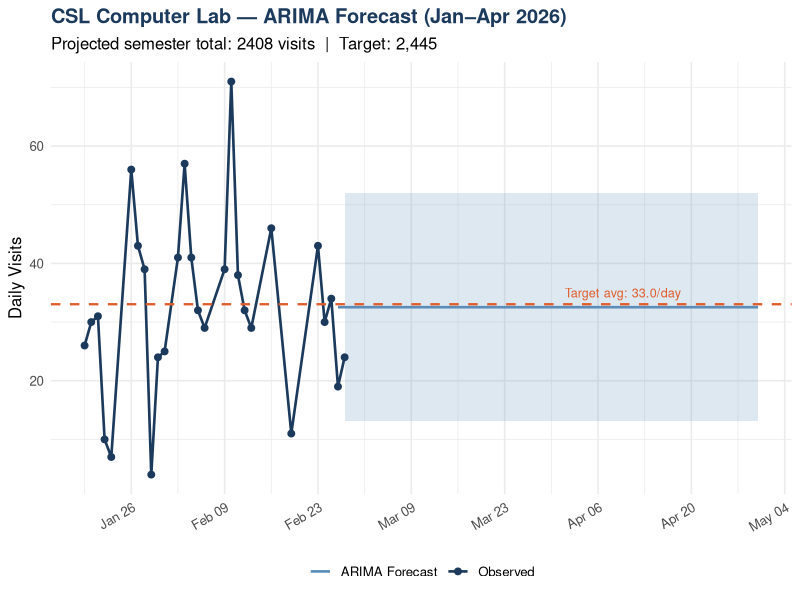
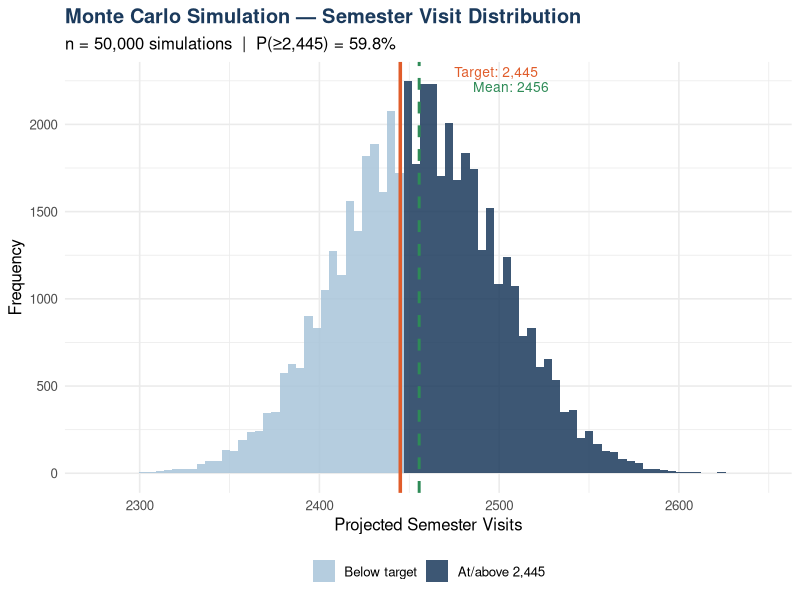
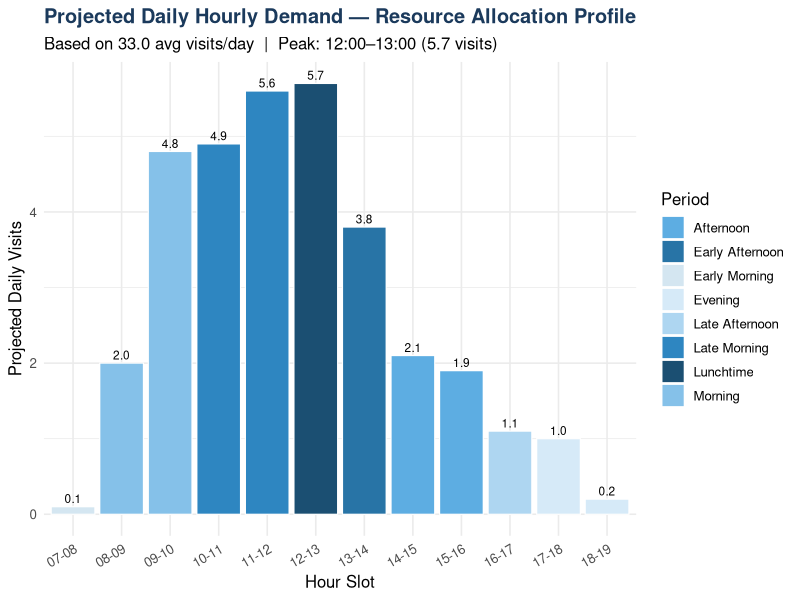
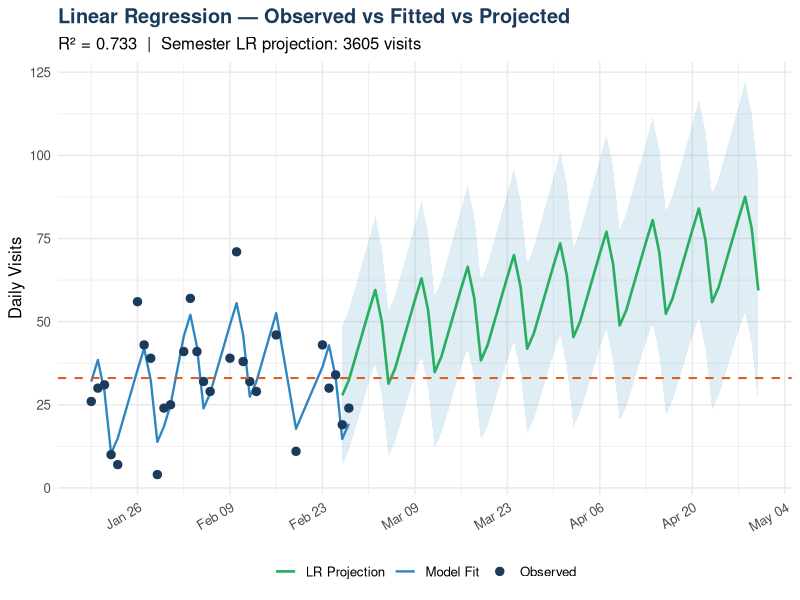

These figures' R source, in order:
## ============================================================
##  CSL Computer Lab — Predictive Modelling & Demand Forecast
##  Models: ARIMA · Linear Regression · Monte Carlo Simulation
##  Target: 2,445 semester visits | Semester: Jan–Apr 2026
## ============================================================

suppressPackageStartupMessages({
  library(forecast)
  library(ggplot2)
  library(tseries)
  library(openxlsx)
})

set.seed(42)

## ─── 0. RAW DATA ──────────────────────────────────────────────────────────────

jan_data <- data.frame(
  date  = as.Date(c("2026-01-19","2026-01-20","2026-01-21","2026-01-22","2026-01-23",
                     "2026-01-26","2026-01-27","2026-01-28","2026-01-29","2026-01-30","2026-01-31")),
  visits = c(26, 30, 31, 10, 7, 56, 43, 39, 4, 24, 25)
)

feb_data <- data.frame(
  date  = as.Date(c("2026-02-02","2026-02-03","2026-02-04","2026-02-05","2026-02-06",
                     "2026-02-09","2026-02-10","2026-02-11","2026-02-12","2026-02-13",
                     "2026-02-16","2026-02-19","2026-02-23","2026-02-24","2026-02-25",
                     "2026-02-26","2026-02-27")),
  visits = c(41, 57, 41, 32, 29, 39, 71, 38, 32, 29, 46, 11, 43, 30, 34, 19, 24)
)

hourly_data <- data.frame(
  hour     = 7:18,
  slot     = c("07-08","08-09","09-10","10-11","11-12","12-13",
               "13-14","14-15","15-16","16-17","17-18","18-19"),
  signins  = c(1, 37, 89, 90, 104, 106, 70, 38, 36, 20, 18, 3),
  category = c("Early Morning","Morning","Morning","Late Morning","Late Morning",
                "Lunchtime","Early Afternoon","Afternoon","Afternoon",
                "Late Afternoon","Evening","Evening")
)

## Combined observed series
all_data <- rbind(jan_data, feb_data)
all_data$day_num  <- seq_len(nrow(all_data))
all_data$weekday  <- weekdays(all_data$date)
all_data$is_weekend <- all_data$weekday %in% c("Saturday","Sunday")

## ─── 1. SEMESTER CALENDAR SETUP ───────────────────────────────────────────────
# UWI Semester 2 approx: Jan 19 – Apr 30, 2026
# Count working (Mon–Fri) days
sem_start <- as.Date("2026-01-19")
sem_end   <- as.Date("2026-04-30")
all_sem_days <- seq(sem_start, sem_end, by = "day")
work_days    <- all_sem_days[!weekdays(all_sem_days) %in% c("Saturday","Sunday")]
n_work_days  <- length(work_days)

cat(sprintf("Semester working days (Mon–Fri): %d\n", n_work_days))
cat(sprintf("Observed days so far: %d  |  Observed visits: %d\n",
            nrow(all_data), sum(all_data$visits)))

## ─── 2. ARIMA MODEL ───────────────────────────────────────────────────────────

ts_visits <- ts(all_data$visits, frequency = 5)   # weekly seasonality
adf_result <- adf.test(ts_visits, alternative = "stationary")
cat(sprintf("\nADF p-value: %.4f (%s)\n", adf_result$p.value,
            ifelse(adf_result$p.value < 0.05, "stationary", "non-stationary")))

arima_fit  <- auto.arima(ts_visits, seasonal = TRUE, stepwise = FALSE,
                          approximation = FALSE, trace = FALSE)
cat("\nARIMA order selected:", arima_fit$arma, "\n")
cat("AIC:", AIC(arima_fit), " | BIC:", BIC(arima_fit), "\n")

remaining_days <- n_work_days - nrow(all_data)
arima_fc   <- forecast(arima_fit, h = remaining_days, level = c(80, 95))

arima_proj_total   <- sum(all_data$visits) + sum(pmax(arima_fc$mean, 0))
arima_lo80_total   <- sum(all_data$visits) + sum(pmax(arima_fc$lower[,1], 0))
arima_hi80_total   <- sum(all_data$visits) + sum(pmax(arima_fc$upper[,1], 0))

cat(sprintf("\nARIMA Semester Projection: %.0f visits (80%% CI: %.0f–%.0f)\n",
            arima_proj_total, arima_lo80_total, arima_hi80_total))

## ─── 3. LINEAR REGRESSION MODEL ──────────────────────────────────────────────

all_data$week_num <- as.numeric(format(all_data$date, "%W")) -
                     as.numeric(format(all_data$date[1], "%W")) + 1
all_data$is_monday    <- as.integer(all_data$weekday == "Monday")
all_data$is_tuesday   <- as.integer(all_data$weekday == "Tuesday")
all_data$is_wednesday <- as.integer(all_data$weekday == "Wednesday")
all_data$is_thursday  <- as.integer(all_data$weekday == "Thursday")

lm_fit <- lm(visits ~ day_num + week_num + is_monday + is_tuesday +
               is_wednesday + is_thursday, data = all_data)

lm_summary <- summary(lm_fit)
cat(sprintf("\nLinear Regression  R² = %.4f  |  Adj-R² = %.4f\n",
            lm_summary$r.squared, lm_summary$adj.r.squared))

# Predict remaining days
future_dates <- work_days[(nrow(all_data) + 1):n_work_days]
future_df <- data.frame(
  date      = future_dates,
  day_num   = (nrow(all_data) + 1):n_work_days,
  week_num  = as.numeric(format(future_dates, "%W")) -
              as.numeric(format(all_data$date[1], "%W")) + 1,
  weekday   = weekdays(future_dates)
)
future_df$is_monday    <- as.integer(future_df$weekday == "Monday")
future_df$is_tuesday   <- as.integer(future_df$weekday == "Tuesday")
future_df$is_wednesday <- as.integer(future_df$weekday == "Wednesday")
future_df$is_thursday  <- as.integer(future_df$weekday == "Thursday")

lm_pred <- predict(lm_fit, newdata = future_df, interval = "prediction")
lm_pred_visits <- pmax(lm_pred[,"fit"], 0)

lm_proj_total <- sum(all_data$visits) + sum(lm_pred_visits)
lm_lo_total   <- sum(all_data$visits) + sum(pmax(lm_pred[,"lwr"], 0))
lm_hi_total   <- sum(all_data$visits) + sum(pmax(lm_pred[,"upr"], 0))

cat(sprintf("LM Semester Projection:    %.0f visits (95%% PI: %.0f–%.0f)\n",
            lm_proj_total, lm_lo_total, lm_hi_total))

## ─── 4. MONTE CARLO SIMULATION ────────────────────────────────────────────────

n_sim    <- 50000
mean_vis <- mean(all_data$visits)
sd_vis   <- sd(all_data$visits)

# Day-of-week multipliers from observed data
dow_mult <- tapply(all_data$visits, all_data$weekday, mean)
dow_mult <- dow_mult / mean(dow_mult)

# Simulate each remaining working day
sim_totals <- numeric(n_sim)
for (i in seq_len(n_sim)) {
  # Draw daily means from a normal around observed distribution
  daily_base <- rnorm(remaining_days, mean = mean_vis, sd = sd_vis * 0.4)
  # Apply DoW multipliers
  dow_adj <- dow_mult[weekdays(future_dates)]
  dow_adj[is.na(dow_adj)] <- 1
  daily_sim <- pmax(round(daily_base * dow_adj), 0)
  sim_totals[i] <- sum(all_data$visits) + sum(daily_sim)
}

mc_mean   <- mean(sim_totals)
mc_median <- median(sim_totals)
mc_p10    <- quantile(sim_totals, 0.10)
mc_p90    <- quantile(sim_totals, 0.90)
mc_p2_5   <- quantile(sim_totals, 0.025)
mc_p97_5  <- quantile(sim_totals, 0.975)
mc_prob_target <- mean(sim_totals >= 2445)

cat(sprintf("\nMonte Carlo (n=%d sims)\n", n_sim))
cat(sprintf("  Mean projection : %.0f visits\n", mc_mean))
cat(sprintf("  Median          : %.0f visits\n", mc_median))
cat(sprintf("  80%% range       : %.0f – %.0f\n", mc_p10, mc_p90))
cat(sprintf("  95%% range       : %.0f – %.0f\n", mc_p2_5, mc_p97_5))
cat(sprintf("  P(≥2,445 visits): %.1f%%\n", mc_prob_target * 100))

## ─── 5. RESOURCE ALLOCATION ───────────────────────────────────────────────────

# Hourly distribution shares from Feb data
hourly_data$share <- hourly_data$signins / sum(hourly_data$signins)
# Project onto 2,445 target
target_visits   <- 2445
daily_target    <- target_visits / n_work_days
peak_hours      <- hourly_data[hourly_data$signins >= 80, ]

# Staffing: assume 1 staff needed per 25 concurrent visitors
# Peak occupancy proxy: sign-in share × daily target
hourly_data$projected_daily <- round(hourly_data$share * daily_target, 1)
hourly_data$staff_needed    <- ceiling(hourly_data$projected_daily / 6)

cat("\n── Resource Allocation at 2,445-visit Target ─────────────────\n")
cat(sprintf("  Average daily visits needed : %.1f / day\n", daily_target))
cat(sprintf("  Peak hour (12-13)           : %.1f visits / day\n",
            hourly_data$projected_daily[hourly_data$hour == 12]))
cat(sprintf("  Recommended peak staffing   : %d staff (11:00–13:00)\n",
            max(hourly_data$staff_needed)))

## ─── 6. PLOTS ─────────────────────────────────────────────────────────────────

# --- Plot 1: Observed + ARIMA Forecast ---
arima_dates <- c(all_data$date, future_dates)
arima_vals  <- c(all_data$visits, as.numeric(arima_fc$mean))
arima_lo    <- c(rep(NA, nrow(all_data)), as.numeric(arima_fc$lower[,1]))
arima_hi    <- c(rep(NA, nrow(all_data)), as.numeric(arima_fc$upper[,1]))
obs_flag    <- c(rep("Observed", nrow(all_data)), rep("ARIMA Forecast", remaining_days))

plot_df <- data.frame(date=arima_dates, visits=arima_vals,
                      lo=arima_lo, hi=arima_hi, type=obs_flag)

p1 <- ggplot(plot_df, aes(x=date, y=visits, color=type)) +
  geom_ribbon(aes(ymin=lo, ymax=hi), fill="#5B8DB8", alpha=0.2, color=NA) +
  geom_line(linewidth=0.9) +
  geom_point(data=subset(plot_df, type=="Observed"), size=2) +
  geom_hline(yintercept=daily_target, linetype="dashed", color="#E05C2A", linewidth=0.8) +
  annotate("text", x=as.Date("2026-04-01"), y=daily_target+2,
           label=sprintf("Target avg: %.1f/day", daily_target),
           color="#E05C2A", size=3.2, hjust=0) +
  scale_color_manual(values=c("Observed"="#1B3A5C","ARIMA Forecast"="#5B8DB8")) +
  scale_x_date(date_labels="%b %d", date_breaks="2 weeks") +
  labs(title="CSL Computer Lab — ARIMA Forecast (Jan–Apr 2026)",
       subtitle=sprintf("Projected semester total: %.0f visits  |  Target: 2,445",
                        arima_proj_total),
       x=NULL, y="Daily Visits", color=NULL) +
  theme_minimal(base_size=12) +
  theme(plot.title=element_text(face="bold", color="#1B3A5C"),
        legend.position="bottom",
        axis.text.x=element_text(angle=30, hjust=1))

ggsave("/home/claude/plot1_arima.png", p1, width=11, height=5, dpi=150)
cat("\nSaved plot1_arima.png\n")

# --- Plot 2: Monte Carlo Distribution ---
mc_df <- data.frame(total=sim_totals)
p2 <- ggplot(mc_df, aes(x=total)) +
  geom_histogram(aes(fill=after_stat(x >= 2445)), bins=80, color=NA, alpha=0.85) +
  scale_fill_manual(values=c("FALSE"="#A8C4D9","TRUE"="#1B3A5C"),
                    labels=c("Below target","At/above 2,445")) +
  geom_vline(xintercept=2445, color="#E05C2A", linewidth=1.2, linetype="solid") +
  geom_vline(xintercept=mc_mean, color="#2E8B57", linewidth=1, linetype="dashed") +
  annotate("text", x=2445+30, y=Inf, vjust=1.5,
           label="Target: 2,445", color="#E05C2A", size=3.5, hjust=0) +
  annotate("text", x=mc_mean+30, y=Inf, vjust=3,
           label=sprintf("Mean: %.0f", mc_mean), color="#2E8B57", size=3.5, hjust=0) +
  labs(title="Monte Carlo Simulation — Semester Visit Distribution",
       subtitle=sprintf("n = %s simulations  |  P(≥2,445) = %.1f%%",
                        format(n_sim, big.mark=","), mc_prob_target*100),
       x="Projected Semester Visits", y="Frequency", fill=NULL) +
  theme_minimal(base_size=12) +
  theme(plot.title=element_text(face="bold", color="#1B3A5C"),
        legend.position="bottom")

ggsave("/home/claude/plot2_montecarlo.png", p2, width=10, height=5, dpi=150)
cat("Saved plot2_montecarlo.png\n")

# --- Plot 3: Hourly Resource Profile ---
p3 <- ggplot(hourly_data, aes(x=factor(hour), y=projected_daily, fill=category)) +
  geom_col(color="white", linewidth=0.4) +
  geom_text(aes(label=sprintf("%.1f", projected_daily)), vjust=-0.4, size=3) +
  scale_fill_manual(values=c(
    "Early Morning"="#D4E6F1","Morning"="#85C1E9","Late Morning"="#2E86C1",
    "Lunchtime"="#1B4F72","Early Afternoon"="#2874A6","Afternoon"="#5DADE2",
    "Late Afternoon"="#AED6F1","Evening"="#D6EAF8")) +
  scale_x_discrete(labels=hourly_data$slot) +
  labs(title="Projected Daily Hourly Demand — Resource Allocation Profile",
       subtitle=sprintf("Based on %.1f avg visits/day  |  Peak: 12:00–13:00 (%.1f visits)",
                        daily_target,
                        hourly_data$projected_daily[hourly_data$hour==12]),
       x="Hour Slot", y="Projected Daily Visits", fill="Period") +
  theme_minimal(base_size=12) +
  theme(plot.title=element_text(face="bold", color="#1B3A5C"),
        axis.text.x=element_text(angle=30, hjust=1),
        legend.position="right")

ggsave("/home/claude/plot3_resources.png", p3, width=11, height=5, dpi=150)
cat("Saved plot3_resources.png\n")

# --- Plot 4: Linear Regression fit + projection ---
lm_fit_vals <- fitted(lm_fit)
all_data$fitted <- lm_fit_vals

future_df$projected <- lm_pred_visits
future_df$lo        <- pmax(lm_pred[,"lwr"], 0)
future_df$hi        <- lm_pred[,"upr"]

p4 <- ggplot() +
  geom_ribbon(data=future_df, aes(x=date, ymin=lo, ymax=hi),
              fill="#2E86C1", alpha=0.15) +
  geom_line(data=all_data, aes(x=date, y=fitted, color="Model Fit"), linewidth=0.8) +
  geom_point(data=all_data, aes(x=date, y=visits, color="Observed"), size=2.5) +
  geom_line(data=future_df, aes(x=date, y=projected, color="LR Projection"), linewidth=0.9) +
  geom_hline(yintercept=daily_target, linetype="dashed", color="#E05C2A", linewidth=0.7) +
  scale_color_manual(values=c("Observed"="#1B3A5C","Model Fit"="#2E86C1",
                               "LR Projection"="#27AE60")) +
  scale_x_date(date_labels="%b %d", date_breaks="2 weeks") +
  labs(title="Linear Regression — Observed vs Fitted vs Projected",
       subtitle=sprintf("R² = %.3f  |  Semester LR projection: %.0f visits",
                        lm_summary$r.squared, lm_proj_total),
       x=NULL, y="Daily Visits", color=NULL) +
  theme_minimal(base_size=12) +
  theme(plot.title=element_text(face="bold", color="#1B3A5C"),
        legend.position="bottom",
        axis.text.x=element_text(angle=30, hjust=1))

ggsave("/home/claude/plot4_regression.png", p4, width=11, height=5, dpi=150)
cat("Saved plot4_regression.png\n")

## ─── 7. EXPORT EXCEL WORKBOOK ─────────────────────────────────────────────────

wb <- createWorkbook()
modifyBaseFont(wb, fontName="Arial", fontSize=11)

hdr_style <- createStyle(fontColour="#FFFFFF", fgFill="#1B3A5C",
                          textDecoration="bold", halign="center", valign="center",
                          border="Bottom", borderColour="#5B8DB8", wrapText=TRUE)
num_style  <- createStyle(numFmt="#,##0", halign="center")
dec_style  <- createStyle(numFmt="0.0", halign="center")
pct_style  <- createStyle(numFmt="0.0%", halign="center")
bold_style <- createStyle(textDecoration="bold")
hi_style   <- createStyle(fgFill="#D5E8F3", textDecoration="bold", numFmt="#,##0")
tgt_style  <- createStyle(fgFill="#FFF3CD", textDecoration="bold")

## Sheet 1: Executive Summary
addWorksheet(wb, "Executive Summary")
s1 <- "Executive Summary"

writeData(wb, s1, "CSL Computer Lab — Semester Forecast Report", startRow=1, startCol=1)
addStyle(wb, s1, createStyle(fontSize=16, textDecoration="bold",
         fontColour="#1B3A5C"), rows=1, cols=1)

# Key metrics table
metrics <- data.frame(
  Metric     = c("Observed Days","Observed Visits","Target Semester Visits",
                 "Remaining Working Days","Avg Visits/Day (Observed)",
                 "Avg Visits/Day (Target)"),
  Value      = c(nrow(all_data), sum(all_data$visits), 2445,
                 remaining_days, round(mean(all_data$visits),1), round(daily_target,1))
)
writeData(wb, s1, "KEY METRICS", startRow=3, startCol=1)
addStyle(wb, s1, hdr_style, rows=3, cols=1:2)
writeData(wb, s1, metrics, startRow=4, startCol=1)
addStyle(wb, s1, num_style, rows=5:9, cols=2)

# Model summary table
model_summary <- data.frame(
  Model              = c("ARIMA","Linear Regression","Monte Carlo (Mean)",
                          "Monte Carlo (Median)"),
  `Semester Projection` = c(round(arima_proj_total),round(lm_proj_total),
                              round(mc_mean),round(mc_median)),
  `Lower Bound`       = c(round(arima_lo80_total),round(lm_lo_total),
                           round(mc_p10),round(mc_p2_5)),
  `Upper Bound`       = c(round(arima_hi80_total),round(lm_hi_total),
                           round(mc_p90),round(mc_p97_5)),
  `CI / Range`        = c("80% CI","95% PI","80% range","95% range"),
  check.names=FALSE
)
writeData(wb, s1, "MODEL PROJECTIONS", startRow=12, startCol=1)
addStyle(wb, s1, hdr_style, rows=12, cols=1:5)
writeData(wb, s1, model_summary, startRow=13, startCol=1, colNames=TRUE)
addStyle(wb, s1, hdr_style, rows=13, cols=1:5)
addStyle(wb, s1, num_style, rows=14:17, cols=2:4, gridExpand=TRUE)

# Monte Carlo probability note
writeData(wb, s1, sprintf("P(semester ≥ 2,445 visits) = %.1f%%", mc_prob_target*100),
          startRow=19, startCol=1)
addStyle(wb, s1, tgt_style, rows=19, cols=1:3, gridExpand=TRUE)

setColWidths(wb, s1, cols=1:5, widths=c(30,22,16,16,14))

## Sheet 2: ARIMA Results
addWorksheet(wb, "ARIMA Forecast")
s2 <- "ARIMA Forecast"

writeData(wb, s2, "ARIMA Forecast — Remaining Semester Days", startRow=1, startCol=1)
addStyle(wb, s2, createStyle(fontSize=14, textDecoration="bold",
         fontColour="#1B3A5C"), rows=1, cols=1)

arima_out <- data.frame(
  Date            = format(future_dates, "%A, %B %d, %Y"),
  `Point Forecast` = round(pmax(as.numeric(arima_fc$mean),0)),
  `Lower 80%`     = round(pmax(as.numeric(arima_fc$lower[,1]),0)),
  `Upper 80%`     = round(pmax(as.numeric(arima_fc$upper[,1]),0)),
  `Lower 95%`     = round(pmax(as.numeric(arima_fc$lower[,2]),0)),
  `Upper 95%`     = round(pmax(as.numeric(arima_fc$upper[,2]),0)),
  check.names=FALSE
)
writeData(wb, s2, arima_out, startRow=3, startCol=1)
addStyle(wb, s2, hdr_style, rows=3, cols=1:6)
addStyle(wb, s2, num_style, rows=4:(3+nrow(arima_out)), cols=2:6, gridExpand=TRUE)
setColWidths(wb, s2, cols=1:6, widths=c(28,16,12,12,12,12))

# Summary row
r_sum <- 4 + nrow(arima_out)
writeData(wb, s2, "TOTALS (Remaining)", startRow=r_sum, startCol=1)
writeData(wb, s2, round(sum(pmax(as.numeric(arima_fc$mean),0))), startRow=r_sum, startCol=2)
writeData(wb, s2, round(sum(pmax(as.numeric(arima_fc$lower[,1]),0))), startRow=r_sum, startCol=3)
writeData(wb, s2, round(sum(pmax(as.numeric(arima_fc$upper[,1]),0))), startRow=r_sum, startCol=4)
addStyle(wb, s2, hi_style, rows=r_sum, cols=1:6, gridExpand=TRUE)

## Sheet 3: Regression Results
addWorksheet(wb, "Linear Regression")
s3 <- "Linear Regression"

writeData(wb, s3, "Linear Regression — Day-of-Week Model", startRow=1, startCol=1)
addStyle(wb, s3, createStyle(fontSize=14, textDecoration="bold",
         fontColour="#1B3A5C"), rows=1, cols=1)

writeData(wb, s3, sprintf("R-squared: %.4f  |  Adj R-squared: %.4f  |  RMSE: %.2f",
                           lm_summary$r.squared, lm_summary$adj.r.squared,
                           sqrt(mean(lm_fit$residuals^2))),
          startRow=2, startCol=1)

lm_coef <- as.data.frame(lm_summary$coefficients)
lm_coef$Variable <- rownames(lm_coef)
lm_coef <- lm_coef[, c("Variable","Estimate","Std. Error","t value","Pr(>|t|)")]
colnames(lm_coef) <- c("Variable","Estimate","Std Error","t-value","p-value")
writeData(wb, s3, "Model Coefficients", startRow=4, startCol=1)
addStyle(wb, s3, hdr_style, rows=4, cols=1:5)
writeData(wb, s3, lm_coef, startRow=5, startCol=1)
addStyle(wb, s3, hdr_style, rows=5, cols=1:5)

lm_proj_out <- data.frame(
  Date            = format(future_df$date, "%A, %B %d, %Y"),
  Weekday         = future_df$weekday,
  `Projected Visits` = round(lm_pred_visits),
  `Lower 95%`     = round(pmax(lm_pred[,"lwr"],0)),
  `Upper 95%`     = round(lm_pred[,"upr"]),
  check.names=FALSE
)
r_start <- 5 + nrow(lm_coef) + 2
writeData(wb, s3, "Day-by-Day Projections", startRow=r_start, startCol=1)
addStyle(wb, s3, hdr_style, rows=r_start, cols=1:5)
writeData(wb, s3, lm_proj_out, startRow=r_start+1, startCol=1)
addStyle(wb, s3, hdr_style, rows=r_start+1, cols=1:5)
addStyle(wb, s3, num_style, rows=(r_start+2):(r_start+1+nrow(lm_proj_out)), cols=3:5, gridExpand=TRUE)
setColWidths(wb, s3, cols=1:5, widths=c(28,14,16,12,12))

## Sheet 4: Monte Carlo
addWorksheet(wb, "Monte Carlo")
s4 <- "Monte Carlo"

writeData(wb, s4, "Monte Carlo Simulation — Semester Visit Distribution", startRow=1, startCol=1)
addStyle(wb, s4, createStyle(fontSize=14, textDecoration="bold",
         fontColour="#1B3A5C"), rows=1, cols=1)

mc_summary <- data.frame(
  Statistic = c("Simulations","Observed Visits to Date","Simulated Remaining Days",
                "Mean Projection","Median Projection",
                "P10 (Pessimistic)","P25","P75","P90 (Optimistic)",
                "95% CI Lower","95% CI Upper","P(≥ 2,445 visits)"),
  Value     = c(format(n_sim, big.mark=","), sum(all_data$visits), remaining_days,
                round(mc_mean), round(mc_median),
                round(mc_p10), round(quantile(sim_totals,0.25)),
                round(quantile(sim_totals,0.75)), round(mc_p90),
                round(mc_p2_5), round(mc_p97_5),
                sprintf("%.1f%%", mc_prob_target*100))
)
writeData(wb, s4, mc_summary, startRow=3, startCol=1)
addStyle(wb, s4, hdr_style, rows=3, cols=1:2)

# Highlight the target probability row
addStyle(wb, s4, tgt_style, rows=14, cols=1:2, gridExpand=TRUE)
setColWidths(wb, s4, cols=1:2, widths=c(28,18))

## Sheet 5: Resource Allocation
addWorksheet(wb, "Resource Allocation")
s5 <- "Resource Allocation"

writeData(wb, s5, "Hourly Resource Allocation — 2,445-Visit Target", startRow=1, startCol=1)
addStyle(wb, s5, createStyle(fontSize=14, textDecoration="bold",
         fontColour="#1B3A5C"), rows=1, cols=1)

writeData(wb, s5, sprintf(
  "Average daily visits required: %.1f  |  Working days: %d  |  Total target: 2,445",
  daily_target, n_work_days), startRow=2, startCol=1)

res_out <- data.frame(
  Hour                = hourly_data$slot,
  Period              = hourly_data$category,
  `Feb Sign-ins`     = hourly_data$signins,
  `Share (%)`        = round(hourly_data$share * 100, 1),
  `Proj. Visits/Day` = round(hourly_data$projected_daily, 1),
  `Staff Needed`     = hourly_data$staff_needed,
  check.names=FALSE
)
writeData(wb, s5, res_out, startRow=4, startCol=1)
addStyle(wb, s5, hdr_style, rows=4, cols=1:6)
addStyle(wb, s5, num_style, rows=5:16, cols=3, gridExpand=TRUE)
addStyle(wb, s5, pct_style, rows=5:16, cols=4, gridExpand=TRUE)
addStyle(wb, s5, dec_style, rows=5:16, cols=5, gridExpand=TRUE)
addStyle(wb, s5, num_style, rows=5:16, cols=6, gridExpand=TRUE)

# Highlight peak hours
peak_rows <- which(hourly_data$signins >= 80) + 4
if (length(peak_rows) > 0) {
  addStyle(wb, s5, hi_style, rows=peak_rows, cols=1:6, gridExpand=TRUE)
}

# Staffing recommendations
recs <- data.frame(
  `Time Window`   = c("07:00–09:00","09:00–11:00","11:00–14:00 (PEAK)",
                       "14:00–16:00","16:00–19:00"),
  `Approx Load`   = c("Low","Moderate","High","Moderate","Low"),
  `Recommendation` = c(
    "Minimum 1 staff; use for setup/admin",
    "2 staff; lab opens to full usage",
    "3 staff; peak demand — all resources active",
    "2 staff; moderate traffic continues",
    "1 staff; wind-down, close checklist"),
  check.names=FALSE
)
writeData(wb, s5, recs, startRow=18, startCol=1)
addStyle(wb, s5, hdr_style, rows=18, cols=1:3)
r_peak_rec <- which(recs[,1] == "11:00–14:00 (PEAK)") + 18
addStyle(wb, s5, tgt_style, rows=r_peak_rec, cols=1:3, gridExpand=TRUE)
setColWidths(wb, s5, cols=1:6, widths=c(22,18,14,12,18,14))

## Sheet 6: Raw Data
addWorksheet(wb, "Raw Data")
s6 <- "Raw Data"
raw_export <- data.frame(
  Date    = format(all_data$date, "%Y-%m-%d"),
  Weekday = all_data$weekday,
  Month   = ifelse(all_data$date < as.Date("2026-02-01"),"January","February"),
  Visits  = all_data$visits,
  Fitted_LM = round(all_data$fitted, 1)
)
writeData(wb, s6, raw_export, startRow=1, startCol=1)
addStyle(wb, s6, hdr_style, rows=1, cols=1:5)
addStyle(wb, s6, num_style, rows=2:(1+nrow(raw_export)), cols=4:5, gridExpand=TRUE)
setColWidths(wb, s6, cols=1:5, widths=c(14,14,12,10,12))

## Save
out_path <- "/mnt/user-data/outputs/CSL_Forecast_Report.xlsx"
saveWorkbook(wb, out_path, overwrite=TRUE)
cat(sprintf("\nExcel workbook saved: %s\n", out_path))

cat("\n══════════════════════════════════════════════════════\n")
cat("  MODEL COMPARISON SUMMARY\n")
cat("══════════════════════════════════════════════════════\n")
cat(sprintf("  ARIMA projection         : %6.0f visits\n", arima_proj_total))
cat(sprintf("  Linear Regression        : %6.0f visits\n", lm_proj_total))
cat(sprintf("  Monte Carlo (mean)       : %6.0f visits\n", mc_mean))
cat(sprintf("  Monte Carlo (median)     : %6.0f visits\n\n", mc_median))
cat(sprintf("  TARGET                   :  2,445 visits\n"))
cat(sprintf("  P(reach target)          :  %.1f%%\n", mc_prob_target*100))
cat("══════════════════════════════════════════════════════\n")
